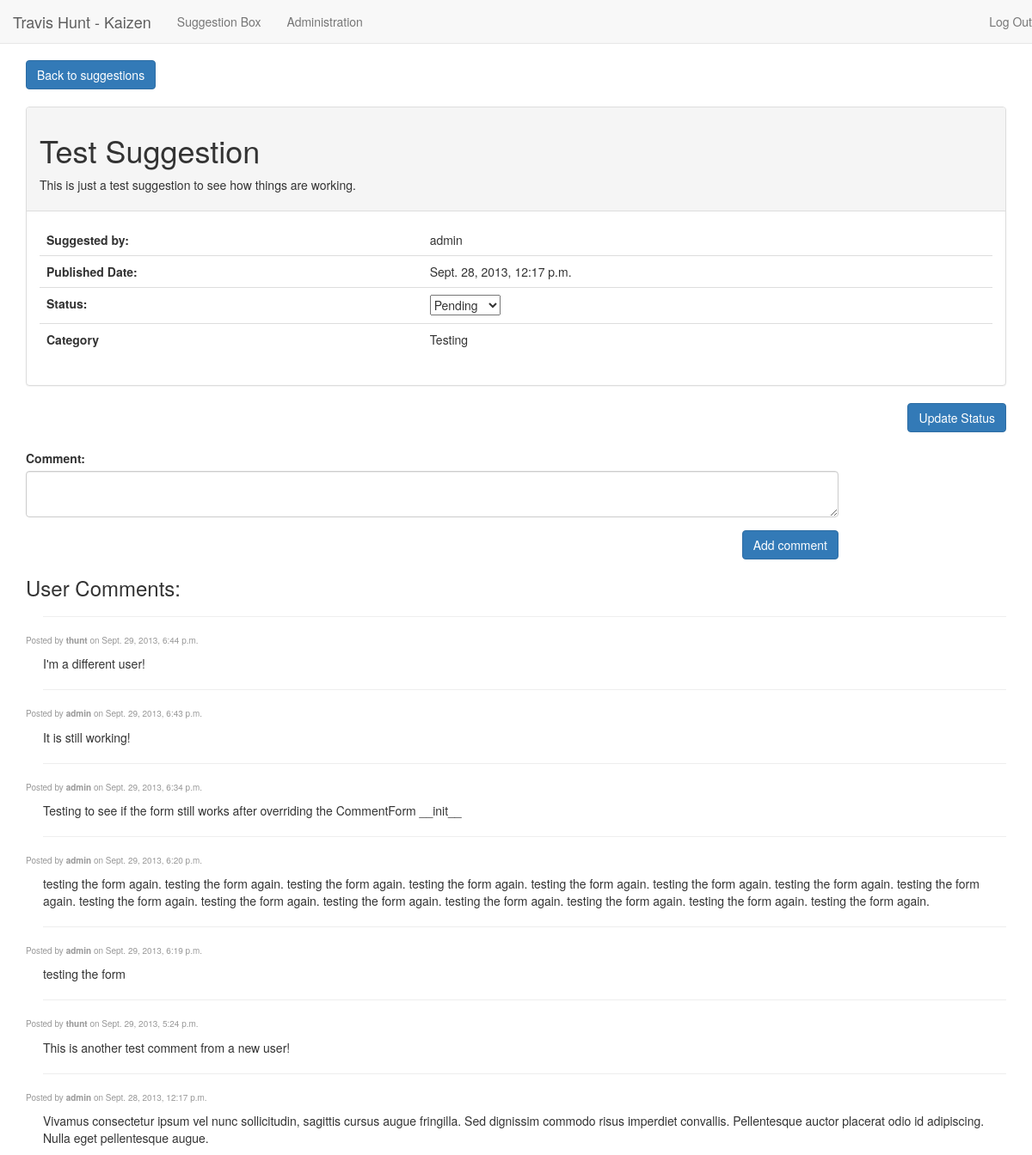
Page /detail/1/ (signed in) on the committed database.
### suggestionbox/models.py (models this page shows, shortened)
class Suggestion(models.Model):
    user = models.ForeignKey(User)
    title = models.CharField(max_length=100)
    description = models.TextField()
    pub_date = models.DateTimeField(auto_now_add=True)
    status = models.ForeignKey('Status')
    category = models.ForeignKey('Category')

class Category(models.Model):
    title = models.CharField(max_length=100)
    description = models.TextField()
    def __unicode__(self):
        return self.title
    class Meta:
        verbose_name_plural = 'categories'

class Comment(models.Model):
    comment = models.TextField()
    user = models.ForeignKey(User)
    pub_date = models.DateTimeField(auto_now_add=True)
    sid = models.ForeignKey(Suggestion)

### suggestionbox/views.py (the view)
# urls.py: url(r'^detail/(?P<suggestion_id>\d+)/$', views.detail, name='detail'),
@login_required
def detail(request, suggestion_id):
	suggestion = get_object_or_404(Suggestion, pk=suggestion_id)
	comments = Comment.objects.all().filter(sid=suggestion_id).order_by('-pub_date')
	currentStatus = get_object_or_404(Status, title=suggestion.status)
	statusForm = StatusForm(initial = {'status': currentStatus.pk })
	commentForm = CommentForm()
	context = {
			'suggestion': suggestion,
			'commentForm': commentForm,
			'statusForm': statusForm,
			'comments': comments,
	}
	return render(request, 'suggestionbox/detail.html', context)

### suggestionbox/models.py
class CommentForm(ModelForm):
	class Meta:
		model = Comment
		fields = ['comment']
	def __init__(self, *args, **kwargs):
		super(CommentForm, self).__init__(*args, **kwargs)
		self.fields['comment'].widget.attrs['class'] = "form-control"
		self.fields['comment'].widget.attrs['rows'] = "2"

class StatusForm(ModelForm):
	status = ModelChoiceField(queryset=Status.objects.all(), empty_label=None)
	def __init__(self, *args, **kwargs):
		super(StatusForm, self).__init__(*args, **kwargs)
	class Meta:
		model = Status
		fields = ['status']

### suggestionbox/models.py (called while the page is built)
    def __unicode__(self):
        return self.title

### suggestionbox/templates/suggestionbox/detail.html (shortened to what this page needs)
{% extends 'base.html' %}
{% block content %}
	<a href="{% url 'suggestionbox:index' %}" class="btn btn-primary">Back to suggestions</a>
	<br>
	<br>
	<div class="panel panel-default">
		<div class="panel-heading">
			<h1>{{ suggestion.title }}</h1>
			<p>{{ suggestion.description }}</p>
		</div>
		<div class="panel-body">
		{% if user.is_staff %}
			<form action="{% url 'suggestionbox:updateStatus' suggestion.id %}" method="post" id="updateStatus" name="updateStatus">
		{% endif %}
			<table class="table">
				<tr style="border: 0px">
					<th style="border: 0px">Suggested by:</th>
					<td style="border: 0px">{{ suggestion.user }}</td>
				</tr>
				<tr>
					<th>Published Date:</th>
					<td>{{ suggestion.pub_date }}</td>
				</tr>
				{% if user.is_staff %}
					{{ statusForm.as_table }}
				{% else %}
					<tr>
						<th>Status:</th>
						<td>{{ suggestion.status}}</td>
					</tr>
				{% endif %}
				<tr>
					<th>Category</th>
					<td>{{ suggestion.category }}</td>
				</tr>
			</table>
		</div>
	</div>
	{% if user.is_staff %}
		<div class="clearfix">
			<button type="submit" class="btn btn-primary pull-right">Update Status</button>
		</div>
		<br>
	{% endif %}
	<form method="POST" action="{% url 'suggestionbox:addComment' suggestion.id %}" class="form-horizontal" role="form">
		<div class="form-group">
			<div class="col-lg-10">
				{{commentForm}}
		</div>
		</div>
		<div class="form-group">
			<div class="col-lg-10 clearfix">
				<button type="submit" class="btn btn-primary pull-right">Add comment</button>
			</div>
		</div>
	</form>
	{% if comments %}
		<h3 style="margin-bottom: 0">User Comments:</h3>
		{% for comment in comments %}
			<hr style="margin-left: 20px">
			<p style="color:#999999; font-size: 10px">Posted by <strong>{{ comment.user }}</strong> on {{ comment.pub_date }}</p>
			<p style="padding-left: 20px;">{{ comment.comment }}</p>
		{% endfor %}
	{% else %}
		<h3>No comments yet.  Be the first!</h3>
	{% endif %}
{% endblock %}

### kaizen/templates/base.html (style rules this page uses)
body { padding-top: 70px; }

### rows in the picture
Suggestion: title "Test Suggestion", description "This is just a test suggestion to see how things are working.", user "admin", pub_date "Sept. 28, 2013, 12:17 p.m.", category "Testing"
Comment: user "thunt", pub_date "Sept. 29, 2013, 6:44 p.m.", comment "I'm a different user!"
Comment: user "admin", pub_date "Sept. 29, 2013, 6:43 p.m.", comment "It is still working!"
Comment: user "admin", pub_date "Sept. 29, 2013, 6:34 p.m.", comment "Testing to see if the form still works after overriding the CommentForm __init__"
Comment: user "admin", pub_date "Sept. 29, 2013, 6:20 p.m.", comment "testing the form again. testing the form again. testing the form again. testing the form again. testing the form again. testing the form again. testing the form again. testing the form again. testing the form again. testing the form again. testing the form again. testing the form again. testing the form again. testing the form again. testing the form again."
Comment: user "admin", pub_date "Sept. 29, 2013, 6:19 p.m.", comment "testing the form"
Comment: user "thunt", pub_date "Sept. 29, 2013, 5:24 p.m.", comment "This is another test comment from a new user!"
Comment: user "admin", pub_date "Sept. 28, 2013, 12:17 p.m.", comment "Vivamus consectetur ipsum vel nunc sollicitudin, sagittis cursus augue fringilla. Sed dignissim commodo risus imperdiet convallis. Pellentesque auctor placerat odio id adipiscing. Nulla eget pellentesque augue."
